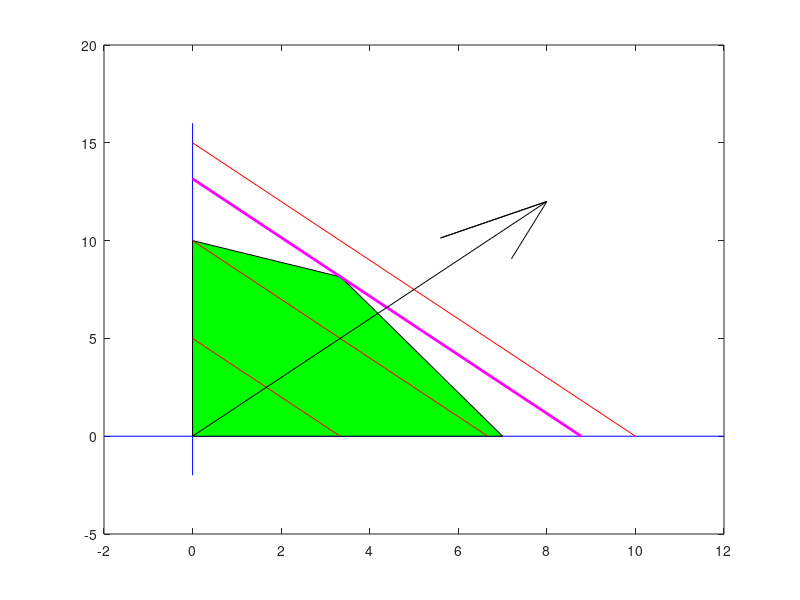

This figure's MATLAB source:
% 例程 3.4  同时绘制可行解集与目标函数
%  绘制目标函数（取3个不同的z值）
%  目标函数方程：ax + by = z;
a = 3;
b = 2;
%  目标函数直线与坐标轴的交点
z = 10;
X1 = z/a;
Y1 = z/b;
z = 20;
X2 = z/a;
Y2 = z/b;
z = 30;
X3 = z/a;
Y3 = z/b;
z = 26.323;
Xo = z/a;
Yo = z/b;
% 画图
figure(1)
%  绘制坐标轴
plot([-2, 12], [0, 0], 'b');
hold on;
plot([0, 0], [-2, 16], 'b');
%  绘制可行解集
xi = 576/172;
xf = 7;
yf = 10;
yi = yf - ((yf*xi)/18);
patch([0, 0, xi, xf], [0, yf, yi, 0], 'g');
%  绘制目标函数直线
plot([0, X1], [Y1, 0], 'r');
plot([0, X2], [Y2, 0], 'r');
plot([0, X3], [Y3, 0], 'r');
plot([0, Xo], [Yo, 0], 'm', 'LineWidth', 2);
compass(b*4, a*4, 'k');
